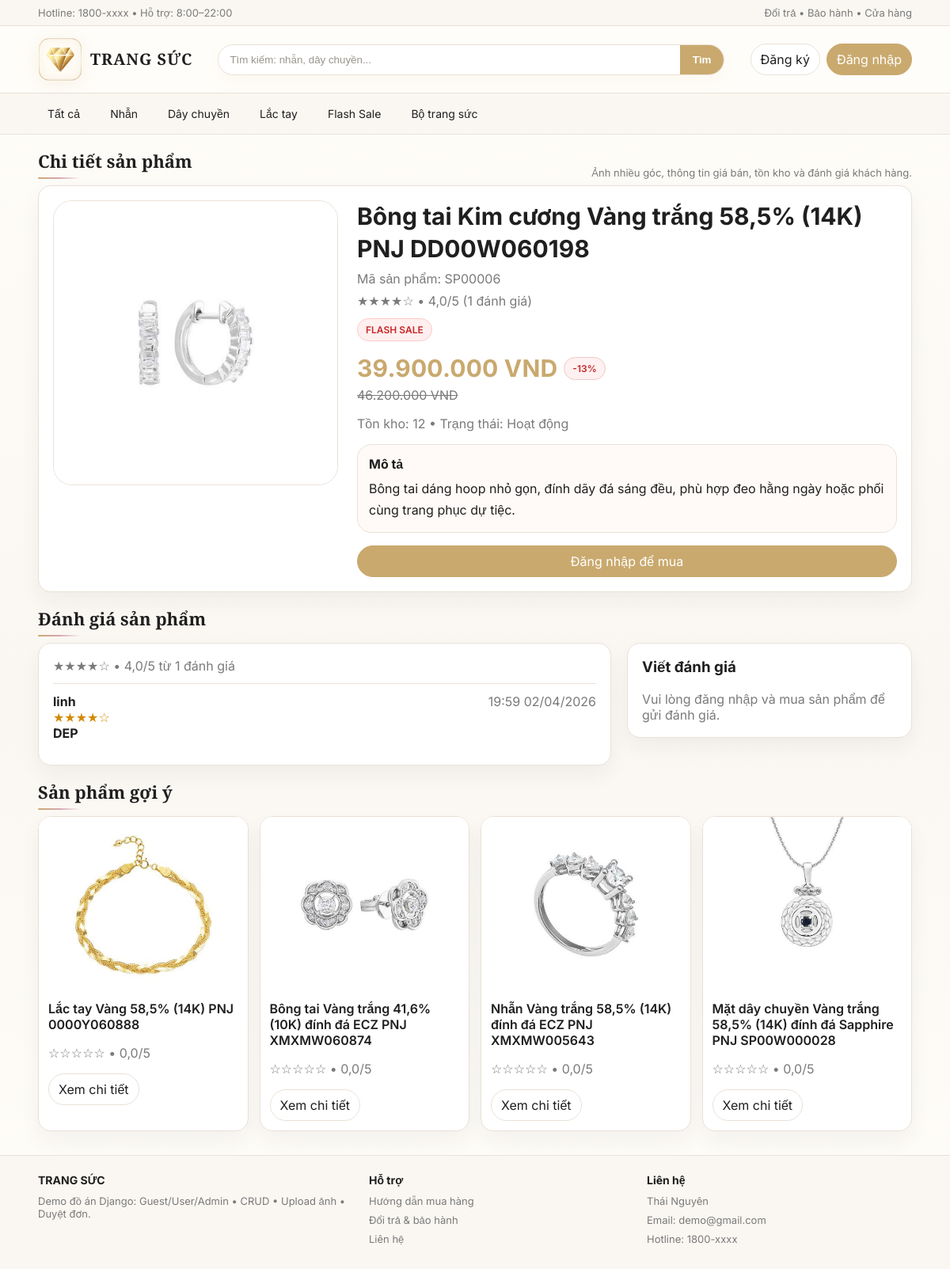
Screenshot of /san-pham/6/ with the database file from the repository.
### shop/models.py (models this page shows, shortened)
class SanPham(models.Model):
    TRANG_THAI = [
        ("active", "Hoạt động"),
        ("inactive", "Ngừng kinh doanh"),
    ]
    ten = models.CharField(max_length=100)
    gia = models.IntegerField(default=0)
    gia_khuyen_mai = models.IntegerField(blank=True, null=True)
    flash_sale_price = models.IntegerField(blank=True, null=True)
    flash_sale_start = models.DateTimeField(blank=True, null=True)
    flash_sale_end = models.DateTimeField(blank=True, null=True)
    anh = models.ImageField(upload_to="sanpham/", blank=True, null=True)
    search_tags = models.CharField(max_length=255, blank=True, default="")
    mo_ta = models.TextField(blank=True, default="")
    ton_kho = models.IntegerField(default=10)
    trang_thai = models.CharField(max_length=20, choices=TRANG_THAI, default="active")
    @property
    def dang_giam_gia(self) -> bool:
        return self.gia_khuyen_mai is not None and int(self.gia_khuyen_mai or 0) > 0 and int(self.gia_khuyen_mai) < int(self.gia or 0)
    @property
    def dang_flash_sale(self) -> bool:
        now = timezone.now()
        return (
            self.flash_sale_price is not None
            and int(self.flash_sale_price or 0) > 0
            and int(self.flash_sale_price) < int(self.gia or 0)
            and self.flash_sale_start is not None
            and self.flash_sale_end is not None
            and self.flash_sale_start <= now <= self.flash_sale_end
        )
    @property
    def gia_hien_tai(self) -> int:
        if self.dang_flash_sale:
            return int(self.flash_sale_price)
        return int(self.gia_khuyen_mai) if self.dang_giam_gia else int(self.gia or 0)
    @property
    def so_tien_giam(self) -> int:
        return max(int(self.gia or 0) - self.gia_hien_tai, 0)
    @property
    def phan_tram_giam(self) -> int:
        gia = int(self.gia or 0)
        if gia <= 0 or not self.dang_giam_gia:
            return 0
        return max((self.so_tien_giam * 100) // gia, 0)
    @property
    def review_count(self) -> int:
        return int(getattr(self, "review_count_value", None) or self.reviews.filter(is_visible=True).count())
    @property
    def average_rating(self) -> float:
        annotated = getattr(self, "average_rating_value", None)
        if annotated is not None:
            return float(annotated or 0)
        return float(self.reviews.filter(is_visible=True).aggregate(avg=Avg("rating")).get("avg") or 0)
    @property
    def rating_stars(self) -> str:
        avg = self.average_rating
        full = int(round(avg))
        full = max(min(full, 5), 0)
        return "★" * full + "☆" * (5 - full)
    @property
    def gallery_images(self):
        return self.images.filter(is_active=True).order_by("sort_order", "id")

class ProductReview(models.Model):
    san_pham = models.ForeignKey(SanPham, on_delete=models.CASCADE, related_name="reviews")
    user = models.ForeignKey(User, on_delete=models.CASCADE, related_name="product_reviews")
    rating = models.PositiveSmallIntegerField(default=5)
    title = models.CharField(max_length=120, blank=True, default="")
    comment = models.TextField(blank=True, default="")
    is_visible = models.BooleanField(default=True)
    created_at = models.DateTimeField(auto_now_add=True)
    updated_at = models.DateTimeField(auto_now=True)
    class Meta:
        ordering = ["-created_at", "-id"]
        unique_together = ("san_pham", "user")
    @property
    def stars(self) -> str:
        rating = max(min(int(self.rating or 0), 5), 0)
        return "★" * rating + "☆" * (5 - rating)

### shop/views.py (the view, shortened to what this page needs)
# urls.py: path("san-pham/<int:sp_id>/", views.chi_tiet_san_pham, name="chi_tiet_san_pham"),
def chi_tiet_san_pham(request, sp_id):
    seed_sample_products()
    seed_sample_vouchers()
    sp = get_object_or_404(_annotated_catalog_queryset(SanPham.objects.all()), id=sp_id)
    can_review = False
    existing_review = None
    if request.method == "POST":
        if not request.user.is_authenticated:
            messages.error(request, "Vui lòng đăng nhập và mua sản phẩm để gửi đánh giá.")
            return redirect("dang_nhap")
        if not can_review:
            messages.error(request, "Chỉ khách đã mua sản phẩm mới có thể viết đánh giá.")
            return redirect("chi_tiet_san_pham", sp_id=sp.id)
        review_form = ProductReviewForm(request.POST)
        if review_form.is_valid():
            review, created = ProductReview.objects.update_or_create(
                san_pham=sp,
                user=request.user,
                defaults={
                    "rating": review_form.cleaned_data["rating"],
                    "title": review_form.cleaned_data.get("title", ""),
                    "comment": review_form.cleaned_data.get("comment", ""),
                    "is_visible": True,
                },
            )
            messages.success(request, "Đã gửi đánh giá sản phẩm." if created else "Đã cập nhật đánh giá của bạn.")
            return redirect("chi_tiet_san_pham", sp_id=sp.id)
    else:
        initial = {}
        if existing_review:
            initial = {"rating": existing_review.rating, "title": existing_review.title, "comment": existing_review.comment}
        review_form = ProductReviewForm(initial=initial)
    reviews = sp.reviews.filter(is_visible=True).select_related("user")
    san_pham_goi_y = list(_annotated_catalog_queryset(SanPham.objects.filter(trang_thai="active").exclude(id=sp.id).order_by("-id")[:4]))
    gallery_images = list(sp.gallery_images)
    return render(request, "chi_tiet_san_pham.html", {
        "sp": sp,
        "san_pham_goi_y": san_pham_goi_y,
        "gallery_images": gallery_images,
        "reviews": reviews,
        "review_form": review_form,
        "can_review": can_review,
        "cart_count": cart_item_count(request.user),
        "now": timezone.now(),
    })

### shop/forms.py (shortened to what this page needs)
class ProductReviewForm(BaseStyledForm):
    rating = forms.ChoiceField(choices=[(str(i), f"{i} sao") for i in range(5, 0, -1)], initial="5")
    title = forms.CharField(max_length=120, required=False, widget=forms.TextInput(attrs={"placeholder": "Tiêu đề đánh giá (không bắt buộc)"}))
    comment = forms.CharField(required=False, widget=forms.Textarea(attrs={"placeholder": "Chia sẻ trải nghiệm của bạn về sản phẩm", "rows": 4}))
    def __init__(self, *args, **kwargs):
        super().__init__(*args, **kwargs)
        self._apply_common_css()

### shop/forms.py (called while the page is built)
    def _apply_common_css(self):
        for field in self.fields.values():
            css = field.widget.attrs.get("class", "")
            field.widget.attrs["class"] = f"input {css}".strip()

### shop/services.py (called while the page is built)
def seed_sample_vouchers() -> None:
    ds = [
        {
            "code": "GIAM10",
            "title": "Giảm 10%",
            "description": "Giảm 10% cho đơn từ 500.000đ",
            "discount_type": "percent",
            "value": 10,
            "min_order_value": 500_000,
            "max_discount": 300_000,
        },
        {
            "code": "FREESHIP50",
            "title": "Giảm 50.000đ",
            "description": "Giảm trực tiếp 50.000đ cho đơn từ 1.000.000đ",
            "discount_type": "fixed",
            "value": 50_000,
            "min_order_value": 1_000_000,
            "max_discount": 50_000,
        },
    ]
    for item in ds:
        Voucher.objects.update_or_create(
            code=item["code"],
            defaults={**item, "active": True},
        )

def cart_item_count(user: User) -> int:
    if not getattr(user, "is_authenticated", False):
        return 0
    return get_cart_items(user).count()

### shop/templatetags/tien.py (called while the page is built)
@register.filter
def vnd(x):
    try:
        x = int(x)
        return f"{x:,}".replace(",", ".")
    except Exception:
        return x

### shop/views.py (called while the page is built)
def _annotated_catalog_queryset(queryset):
    return queryset.annotate(
        average_rating_value=Avg("reviews__rating", filter=models.Q(reviews__is_visible=True)),
        review_count_value=Count("reviews", filter=models.Q(reviews__is_visible=True), distinct=True),
    )

### templates/chi_tiet_san_pham.html (shortened to what this page needs)
{% extends "base.html" %}
{% load tien %}
{% block content %}
  <div class="section">
    <h2>Chi tiết sản phẩm</h2>
    <div class="hint">Ảnh nhiều góc, thông tin giá bán, tồn kho và đánh giá khách hàng.</div>
  </div>
  <div class="card" style="padding:18px;">
    <div class="row" style="align-items:flex-start;gap:24px;flex-wrap:wrap;">
      <div style="flex:0 0 360px;max-width:100%;">
        <div style="background:#fff;border:1px solid var(--line);border-radius:24px;overflow:hidden;min-height:360px;display:flex;align-items:center;justify-content:center;">
          {% if sp.anh %}<img src="{{ sp.anh.url }}" alt="{{ sp.ten }}" style="width:100%;height:100%;object-fit:cover;">{% else %}<div class="muted">Không có ảnh</div>{% endif %}
        </div>
      </div>
      <div style="flex:1;min-width:280px;">
        <div class="row" style="justify-content:space-between;align-items:flex-start;gap:12px;flex-wrap:wrap;">
          <div>
            <h1 style="margin:0 0 8px;font-size:30px;line-height:1.35;">{{ sp.ten }}</h1>
            <div class="muted">Mã sản phẩm: SP{{ sp.id|stringformat:"05d" }}</div>
            <div class="muted" style="margin-top:8px;">{{ sp.rating_stars }} • {{ sp.average_rating|floatformat:1 }}/5 ({{ sp.review_count }} đánh giá)</div>
          </div>
          {% if sp.dang_flash_sale %}
            <span class="status" style="background:#ffefef;color:#c62828;border-color:#ffcaca;">FLASH SALE</span>
          {% elif sp.dang_giam_gia %}
            <span class="status" style="background:#fff7e8;color:#9a5b00;border-color:#f3ddb2;">Đang giảm giá</span>
          {% endif %}
        </div>
        <div style="margin:16px 0;">
          {% if sp.dang_flash_sale or sp.dang_giam_gia %}
            <div class="row" style="gap:8px;align-items:center;flex-wrap:wrap;">
              <p class="price" style="margin:0;font-size:30px;">{{ sp.gia_hien_tai|vnd }} VND</p>
              <span class="status" style="background:#fff1f1;color:#c62828;border-color:#f0c7c7;">-{{ sp.phan_tram_giam }}%</span>
            </div>
            <p class="muted" style="text-decoration:line-through;margin-top:6px;">{{ sp.gia|vnd }} VND</p>
          {% else %}
            <p class="price" style="font-size:30px;">{{ sp.gia|vnd }} VND</p>
          {% endif %}
          <div class="muted">Tồn kho: {{ sp.ton_kho }} • Trạng thái: {{ sp.get_trang_thai_display }}</div>
        </div>
        <div style="padding:14px;border:1px solid var(--line);border-radius:18px;background:#fffaf7;margin-bottom:16px;">
          <b>Mô tả</b>
          <p style="margin:8px 0 0;line-height:1.7;">{{ sp.mo_ta|default:"Chưa có mô tả." }}</p>
        </div>
        <div class="row" style="gap:10px;flex-wrap:wrap;">
          {% if user.is_authenticated and sp.co_the_dat_hang %}
            <form method="post" action="{% url 'add_to_cart' sp.id %}" style="display:inline;">{% csrf_token %}<input type="hidden" name="next" value="{% url 'chi_tiet_san_pham' sp.id %}"><button class="btn" type="submit">Thêm vào giỏ</button></form>
            <a class="btn primary" href="{% url 'dat_hang' sp.id %}">Mua ngay</a>
          {% elif not user.is_authenticated %}
            <a class="btn primary" href="{% url 'dang_nhap' %}">Đăng nhập để mua</a>
          {% else %}
            <span class="status" style="background:#ffefef;color:#c62828;border-color:#ffcaca;">Tạm hết hàng</span>
          {% endif %}
        </div>
      </div>
    </div>
  </div>
  <div class="section"><h2>Đánh giá sản phẩm</h2></div>
  <div class="row" style="align-items:flex-start;gap:20px;flex-wrap:wrap;">
    <div class="card" style="padding:18px;flex:1;min-width:300px;">
      <div class="muted" style="margin-bottom:12px;">{{ sp.rating_stars }} • {{ sp.average_rating|floatformat:1 }}/5 từ {{ sp.review_count }} đánh giá</div>
      {% for review in reviews %}
        <div style="padding:12px 0;border-top:1px solid var(--line);">
          <div class="row" style="justify-content:space-between;gap:10px;flex-wrap:wrap;">
            <b>{{ review.user.username }}</b>
            <span class="muted">{{ review.created_at|date:"H:i d/m/Y" }}</span>
          </div>
          <div style="color:#d18a00;">{{ review.stars }}</div>
          {% if review.title %}<div><b>{{ review.title }}</b></div>{% endif %}
        </div>
      {% empty %}
        <div class="muted">Chưa có đánh giá nào cho sản phẩm này.</div>
      {% endfor %}
    </div>
    <div class="card" style="padding:18px;flex:0 0 360px;max-width:100%;">
      <h3 style="margin-top:0;">Viết đánh giá</h3>
      {% if user.is_authenticated and can_review %}
        <form method="post" style="display:grid;gap:12px;">
          {% csrf_token %}
          <div><div class="label">Số sao</div>{{ review_form.rating }}{{ review_form.rating.errors }}</div>
          <div><div class="label">Tiêu đề</div>{{ review_form.title }}{{ review_form.title.errors }}</div>
          <div><div class="label">Nội dung</div>{{ review_form.comment }}{{ review_form.comment.errors }}</div>
          <button class="btn primary" type="submit">Gửi đánh giá</button>
        </form>
      {% elif user.is_authenticated %}
        <div class="muted">Chỉ khách đã mua sản phẩm mới có thể viết đánh giá.</div>
      {% else %}
        <div class="muted">Vui lòng đăng nhập và mua sản phẩm để gửi đánh giá.</div>
      {% endif %}
    </div>
  </div>
  <div class="section"><h2>Sản phẩm gợi ý</h2></div>
  <div class="grid">
    {% for item in san_pham_goi_y %}
      <div class="card">
        <div class="thumb">{% if item.anh %}<img src="{{ item.anh.url }}" alt="{{ item.ten }}" class="thumb-img">{% else %}JEWELRY{% endif %}</div>
        <div class="body">
          <p class="name">{{ item.ten }}</p>
          <p class="muted">{{ item.rating_stars }} • {{ item.average_rating|floatformat:1 }}/5</p>
          <a class="btn" href="{% url 'chi_tiet_san_pham' item.id %}">Xem chi tiết</a>
        </div>
      </div>
    {% endfor %}
  </div>
{% endblock %}

### static/style.css (style rules this page uses)
:root { --bg:#FFFDF9;--bg-soft:#FAF7F2;--card:#ffffff;--text:#1F1F1F;--muted:#7A7A7A;--line:#E9E1D8;--gold:#C9A96E;--rose:#D8A7B1;--dark:#1F1F1F;--success-bg:#f3fbf6;--success-line:#cae7d3;--success-text:#256642;--error-bg:#fff5f6;--error-line:#f2d6db;--error-text:#8b3b4b;--warning-bg:#fffaf1;--warning-line:#ead7b4;--warning-text:#8a6531;--info-bg:#f7f4fb;--info-line:#e4d8ed;--info-text:#6e5b76; }
* { box-sizing:border-box; }
body { margin:0;background:linear-gradient(180deg,#FFFDF9 0%,var(--bg-soft) 55%,#FFFDF9 100%);color:var(--text);font-family:"Inter",Arial,sans-serif; }
a { color:inherit;text-decoration:none; }
.btn { display:inline-block;padding:9px 12px;border:1px solid var(--line);border-radius:999px;background:#fff;transition:all .18s ease;cursor:pointer;color:var(--text); }
.btn.primary { background:var(--gold);color:#fff;border-color:var(--gold); }
.section { margin:18px 0 8px;display:flex;align-items:flex-end;justify-content:space-between;gap:10px; }
.section h2 { position:relative; }
.section h2::after { content:"";display:block;width:54px;height:2px;border-radius:999px;background:linear-gradient(90deg,var(--gold),var(--rose),transparent);margin-top:6px; }
.section h2 { margin:0;font-family:"Cormorant Garamond",serif;font-size:22px; }
.section .hint { color:var(--muted);font-size:13px; }
.grid { display:grid;grid-template-columns:repeat(4,1fr);gap:14px;margin-bottom:26px; }
.card { background:var(--card);border:1px solid var(--line);border-radius:16px;overflow:hidden;box-shadow:0 12px 26px rgba(31,31,31,.05); }
.thumb { height:220px;overflow:hidden;background:linear-gradient(135deg,#FFFDF9,#FAF7F2);display:flex;align-items:center;justify-content:center;font-family:"Cormorant Garamond",serif;font-weight:700;color:var(--gold);letter-spacing:.8px; }
.thumb-img { width:100%;height:100%;object-fit:cover;display:block; }
.card .body { padding:12px; }
.name { margin:0 0 6px;font-weight:600; }
.price { margin:0 0 12px;color:var(--gold);font-weight:700; }
.card .row,.row { display:flex;gap:8px;align-items:center; }
.card .row .btn { flex:1;text-align:center; }
.muted { color:var(--muted); }
.status { display:inline-flex;align-items:center;justify-content:center;padding:6px 10px;border-radius:999px;font-size:12px;font-weight:600;border:1px solid transparent;white-space:nowrap; }
.price { letter-spacing:.2px; }

### rows the page displays
SanPham: anh (picture), ten "Bông tai Kim cương Vàng trắng 58,5% (14K) PNJ DD00W060198", id "00006", rating_stars "★★★★☆", average_rating "4,0", review_count "1", gia_hien_tai|vnd "39.900.000", phan_tram_giam "13", gia|vnd "46.200.000", ton_kho "12", trang_thai "Hoạt động", mo_ta "Bông tai dáng hoop nhỏ gọn, đính dãy đá sáng đều, phù hợp đeo hằng ngày hoặc phối cùng trang phục dự tiệc."
ProductReview: user.username "linh", created_at "19:59 02/04/2026", stars "★★★★☆", title "DEP"
SanPham: anh (picture), ten "Lắc tay Vàng 58,5% (14K) PNJ 0000Y060888", rating_stars "☆☆☆☆☆", average_rating "0,0"
SanPham: anh (picture), ten "Bông tai Vàng trắng 41,6% (10K) đính đá ECZ PNJ XMXMW060874", rating_stars "☆☆☆☆☆", average_rating "0,0"
SanPham: anh (picture), ten "Nhẫn Vàng trắng 58,5% (14K) đính đá ECZ PNJ XMXMW005643", rating_stars "☆☆☆☆☆", average_rating "0,0"
SanPham: anh (picture), ten "Mặt dây chuyền Vàng trắng 58,5% (14K) đính đá Sapphire PNJ SP00W000028", rating_stars "☆☆☆☆☆", average_rating "0,0"
